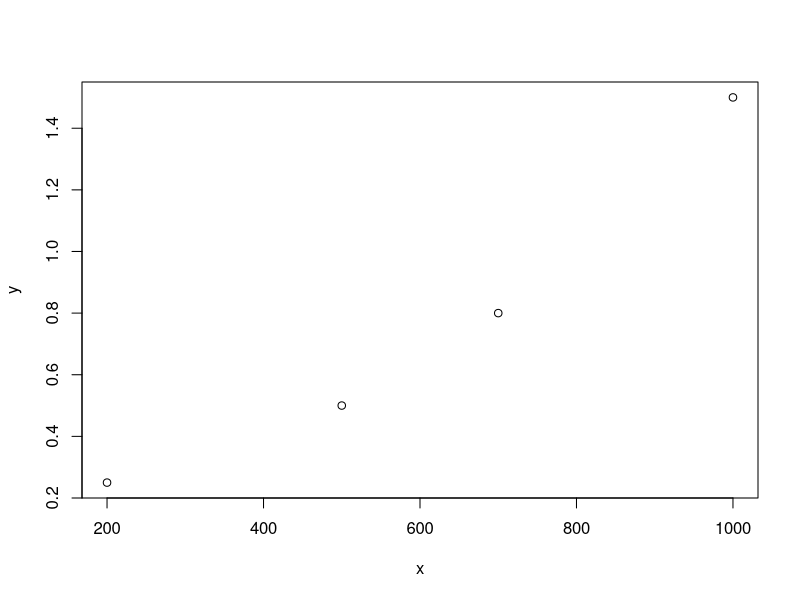
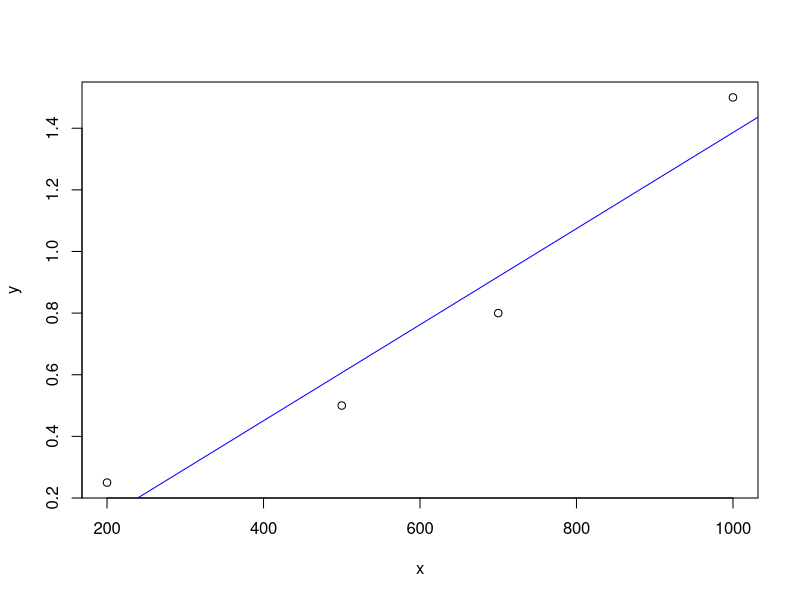

R code for these plots, in order:
## ---- chunk 1
knitr::opts_chunk$set(echo = TRUE)
## ---- chunk 2
x <- c(200, 500, 700, 1000)
y <- c(0.25, 0.5, 0.8, 1.5)
## ---- chunk 3
data <- data.frame(x,y)
# Uncomment the following line to view the data. While knitting, the View() function does not compile. Thus, I have used head() 
# View(data)
head(data) # Display the dataset
## ---- chunk 4
str(data)
## ---- chunk 5
names(data)
## ---- chunk 6
plot(x,y)
## ---- chunk 7
model_1 <- lm(y~x)
model_1
## ---- chunk 8
summary(model_1)
## ---- chunk 9
plot(x,y)
abline(model_1, col="blue")
## ---- chunk 10
test_x1 <- data.frame(x=6:8)
R <- predict(model_1, test_x1)
R #predicted values
## ---- chunk 11
summary(R)
## ---- chunk 12
test_x2 <- data.frame(x=c(6,7,8))
R1 <- predict(model_1, test_x2)
R1
## ---- chunk 13
summary(R1)
## ---- chunk 14
x <- data.frame(x = 1200)
R2 <- predict(model_1, x)
R2
